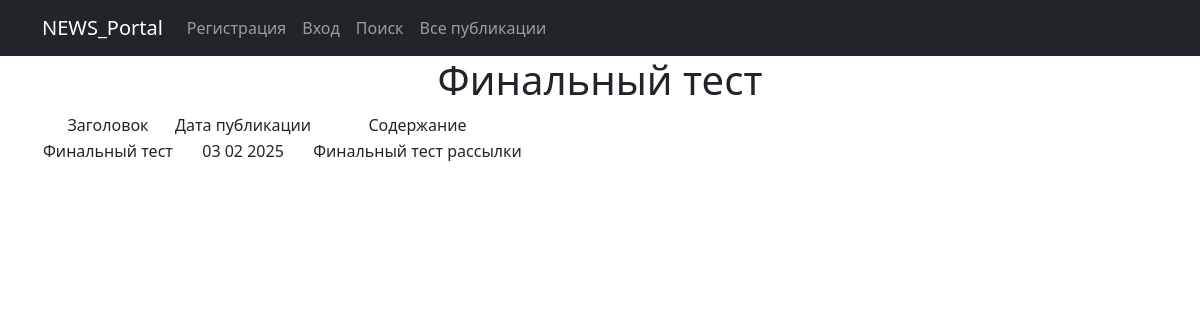
Screenshot of /post/117/ with the database file from the repository.
### new_portal/models.py (models this page shows, shortened)
class Post(models.Model):
    author = models.ForeignKey(Author, on_delete=models.CASCADE)  # 'связь один ко многим' с моделью Author
    choice_type = models.CharField(max_length=2, choices=POST_TYPE_CHOICES, default='AR')  # Выбор типа сообщения
    time_in = models.DateTimeField(auto_now_add=True)  # автоматическое добавление даты и времени при создании поста
    categories = models.ManyToManyField(Category, through='PostCategory')  # 'связь многие ко многим' через PostCategory
    title = models.CharField(max_length=128)
    content = models.TextField()
    rating = models.IntegerField(default=0)

### new_portal/views.py (the view)
# urls.py: path('<int:pk>/', PostDetail.as_view(), name='post_detail'),
class PostDetail(DetailView):
    model = Post
    template_name = 'post_id.html'
    context_object_name = 'post_id'                            # имя для обращения в шаблоне

### new_portal/templatetags/censor_filters.py (called while the page is built)
@register.filter()  # декоратор, регистрирует функцию как фильтр (для применения его в шаблонах)
def censor(text):
    for el in BAD_WORDS:  # перебор списка слов и замена на *, при совпадении
        pattern = re.compile(r'\b{}\b'.format(el), re.IGNORECASE)
        censored_word = el[0] + '*' * (len(el) - 1)
        text = re.sub(pattern, censored_word, text)
    return text

### new_portal/templates/post_id.html (shortened to what this page needs)
{% extends 'flatpages/default.html' %}
{% load censor_filters %}
{% block content %}
<h1>{{ post_id.title }}</h1>
{% if post_id %}
        <table>
            <tr>
                <td>Заголовок</td>
                <td>Дата публикации</td>
                <td>Содержание</td>
            </tr>
            <tr>
                <td>{{ post_id.title|censor }}</td>
                <td>{{ post_id.time_in|date:'d m Y' }}</td>
                <td>{{ post_id.content|censor}}</td>
            </tr>
        </table>
{% endif %}
{% endblock content %}

### rows the page displays
Post: title "Финальный тест", title|censor "Финальный тест", time_in "03 02 2025", content|censor "Финальный тест рассылки"
